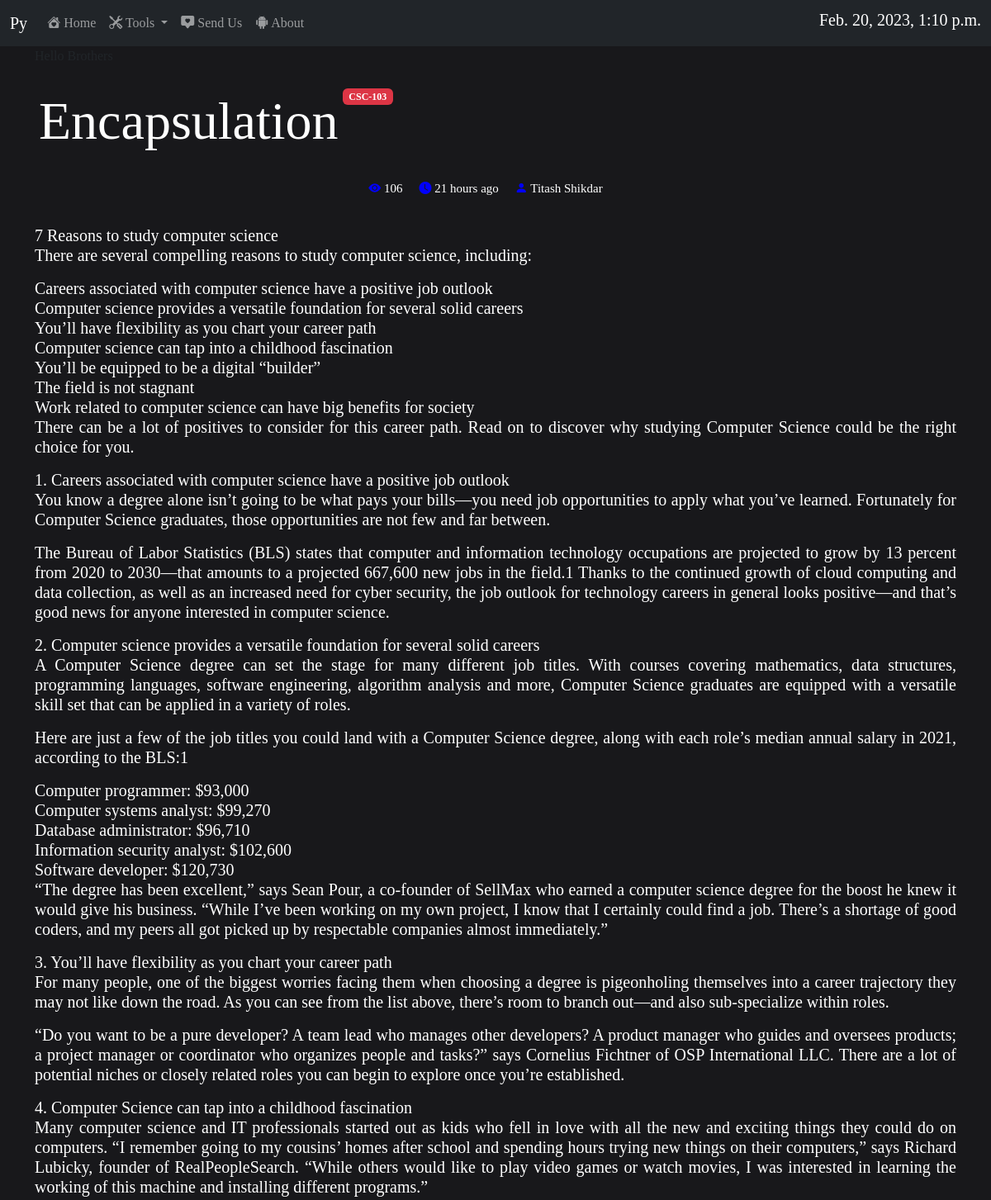
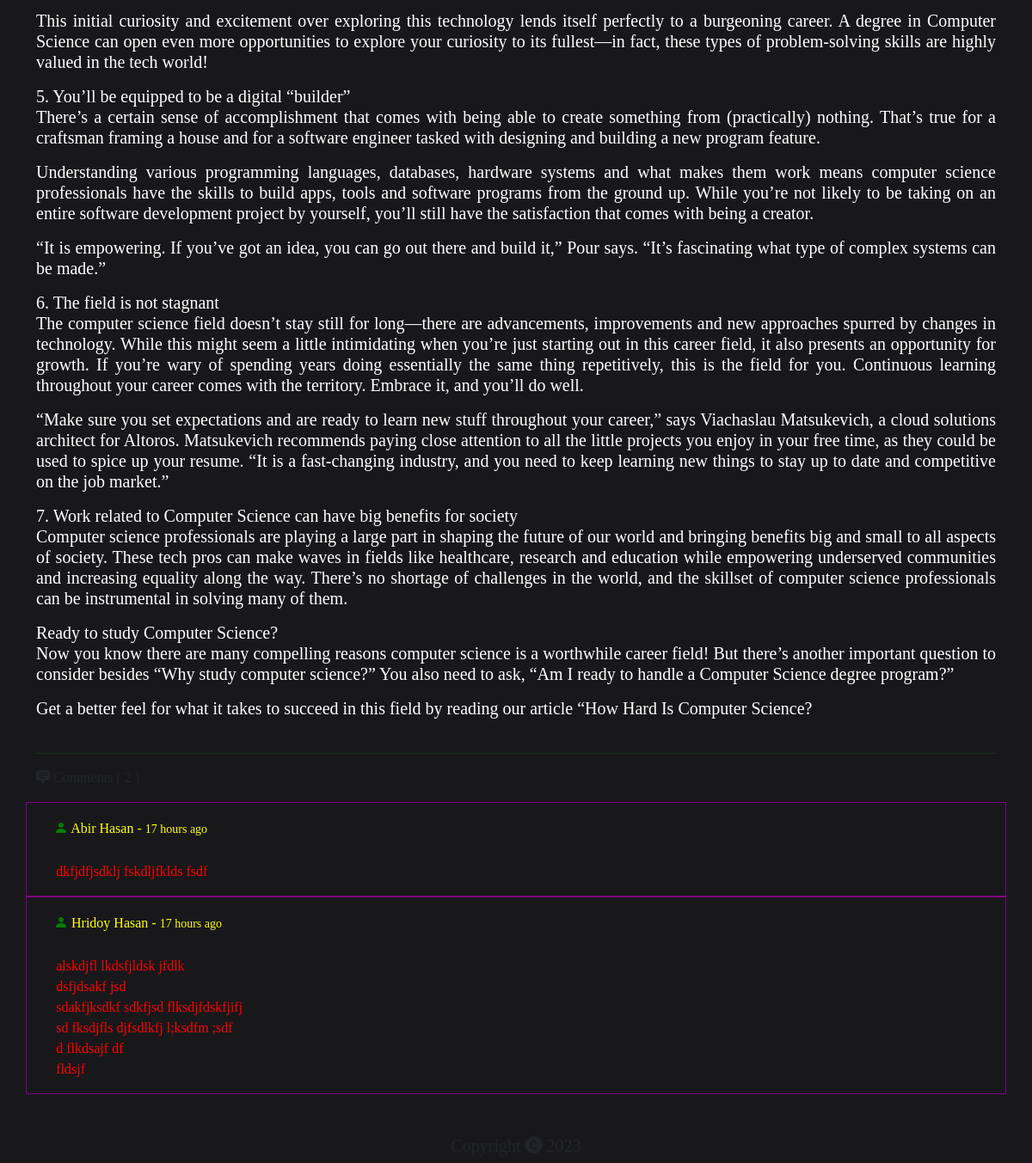
The app's page /post/2/ with its own data (2 pictures, top to bottom).
### kobita/models.py (models this page shows, shortened)
class Post(models.Model):
    title = models.CharField(max_length=100)
    operator = models.CharField(max_length=100)
    tag = models.CharField(max_length=100)
    like = models.ManyToManyField(ip,related_name="ip")
    view = models.IntegerField(default=0)
    detail = models.TextField(max_length=100000)
    created_at = models.DateTimeField(datetime.datetime.now())

class Comment(models.Model):
    name = models.CharField(max_length=100)
    body = models.TextField(max_length=1000)
    post_comment = models.ForeignKey(Post,on_delete=models.CASCADE,related_name='comments')
    created_at = models.DateTimeField(datetime.datetime.now())

### kishor/views.py (the view)
# urls.py: path('post/<int:pk>/',view_page,name="Post")
def view_page(request,pk):
    post = Post.objects.all().get(id=pk)
    comment = Comment.objects.all().filter(post_comment_id=post.id).order_by('-id')
    my_date = datetime.datetime.now()
    post.view += 1
    post.save()
    context ={
        'post':post,
        'comment':comment,
        'my_date':my_date
    }
    return render(request,'view.html',context)

### templates/view.html (shortened to what this page needs)
{% extends 'index.html' %}
{% load static %}
{% load humanize %}
{% block body %}
<div class="row">
    <div class="d-flex justify-content-start">
        <div>
            <p class="display-3">{{post.title}}</p>
        </div>
        <div>
            <span class="badge text-bg-danger">{{post.tag}}</span>
        </div>
    </div>
    <div class="row">
        <div class="d-flex justify-content-center">
            <div class="eye">
                <i class="bi bi-eye-fill"> </i> {{post.view}}
            </div>
            <div class="time">
                <i class="bi bi-clock-fill"></i> {{post.created_at|naturaltime}}
            </div>
            <div class="person">
                <i class="bi bi-person-fill"></i> {{post.operator}}
            </div>
        </div>
    </div>
</div>
<span style="padding:10px;"></span>
<div class="row">
    <h5 style="color:white;text-align:justify;">{{post.detail|linebreaks}}</h5>
</div>
<hr style="color:green;">
<div class="row">
    <br>
    <p><i class="bi bi-chat-square-text-fill"></i> Comments ( {{comment.count}} )</p>
    {% for c in comment %}
    <div class="cmbox">
        <div class="cdat">
           <h6 style="color:yellow;"><i style="color:green;" class="bi bi-person-fill"></i> {{c.name}} - <small> {{c.created_at|naturaltime}}</small></h6>
        </div>
        <div class="body">
            <h7 style="color:red;">{{c.body|linebreaks}}</h7>
        </div>
    </div>
    {% endfor %}
</div>
<br><br>
{% endblock body %}

### templates/index.html (shortened to what this page needs)
<!DOCTYPE html>
{% load static %}
{% load humanize %}
<html>
    <head>
        <link rel="stylesheet" href="https://cdn.jsdelivr.net/npm/bootstrap@5.2.3/dist/css/bootstrap.min.css">
        <link rel="stylesheet" href="https://cdn.jsdelivr.net/npm/bootstrap-icons@1.10.3/font/bootstrap-icons.css">
    </head>
    <body>
    <nav class="navbar navbar-expand-lg navbar-dark bg-dark">
  <div class="container-fluid">
    <a class="navbar-brand" href="#">Py</a>
    <div class="collapse navbar-collapse" id="navbarSupportedContent">
      <ul class="navbar-nav me-auto mb-2 mb-lg-0">
        <li class="nav-item">
          <a class="nav-link" aria-current="page" href="/"><i class="bi bi-house-heart-fill"></i> Home</a>
        </li>
        <li class="nav-item dropdown">
          <a class="nav-link dropdown-toggle" href="#" role="button" data-bs-toggle="dropdown" aria-expanded="false">
            <i class="bi bi-tools"></i> Tools
          </a>
        </li>
        <li class="nav-item">
          <a class="nav-link" href="#"><i class="bi bi-chat-square-heart-fill"></i> Send Us</a>
        </li>
        <li class="nav-item">
          <a class="nav-link" href="#"><i class="bi bi-android2"></i> About</a>
        </li>
      </ul>
      <form class="d-flex" role="search">
        <h5 style="color:white;">{{my_date}}</h5>
      </form>
    </div>
  </div>
</nav>
    <div class="container">
        <div class="row">
            <marquee>Hello Brothers</marquee>
        </div>
        <br>
    {% block body %}{% endblock body %}
        <div class="row">
            <h5 style="text-align:center;">Copyright <i class="bi bi-c-circle-fill"></i> 2023</h5>
        </div>
    </div>
    </body>
</html>

### templates/index.html (style rules this page uses)
* { margin: 0px; padding: 0px; }
body { background: #18181b; font-family: serif; }

### templates/view.html (style rules this page uses)
.display-3 { color:white; padding:5px; }
.eye,.time,.person { padding:10px; color:white; font-size:15px; }
.eye i { color:blue; }
.time i { color:blue; }
.person i { color:blue; }
.cdat { padding:20px; }
.cmbox { border:1px solid purple; }
.body { margin-left:2%; }

### records on screen
Post: title "Encapsulation", tag "CSC-103", view "106", created_at "21 hours ago", operator "Titash Shikdar", detail "7 Reasons to study computer science There are several compelling reasons to study computer science, including: Careers associated with computer science have a positive job outlook Computer science provides a versatile foundation for several solid careers You’ll have flexibility as you chart your career path Computer science can tap into a childhood fascination You’ll be equipped to be a digital “builder” The field is not stagnant Work related to computer science can have big benefits for society There can be a lot of positives to consider for this career path. Read on to discover why studying Computer Science could be the right choice for you. 1. Careers associated with computer science…"
Comment: name "Abir Hasan", created_at "17 hours ago", body "dkfjdfjsdklj fskdljfklds fsdf"
Comment: name "Hridoy Hasan", created_at "17 hours ago", body "alskdjfl lkdsfjldsk jfdlk dsfjdsakf jsd sdakfjksdkf sdkfjsd flksdjfdskfjifj sd fksdjfls djfsdlkfj l;ksdfm ;sdf d flkdsajf df fldsjf"
